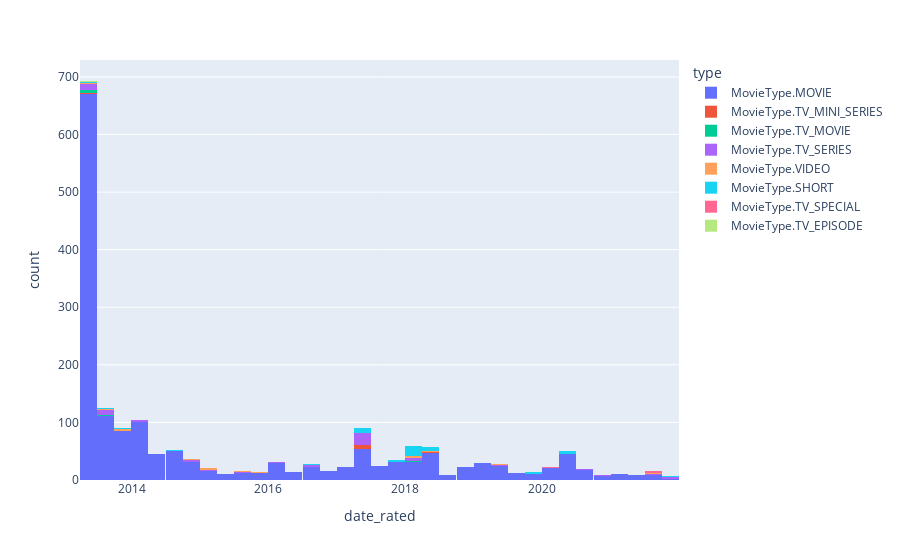

Notebook cell for this chart:
### Code cell
px.histogram(df, x='date_rated', color='type')

### Figure 1 — Plotly figure (JSON) as saved in the notebook; plotly's stock layout.template omitted (floating-point values rounded to 4 significant figures; data arrays with more than 128 entries replaced by an {"elided": "..."} marker saying what was removed)
{"data": [{"alignmentgroup": "True", "bingroup": "x", "hovertemplate": "type=MovieType.MOVIE<br>date_rated=%{x}<br>count=%{y}<extra></extra>", "legendgroup": "MovieType.MOVIE", "marker": {"color": "#636efa", "pattern": {"shape": ""}}, "name": "MovieType.MOVIE", "offsetgroup": "MovieType.MOVIE", "orientation": "v", "showlegend": true, "type": "histogram", "x": {"elided": "1663 str values"}, "xaxis": "x", "yaxis": "y"}, {"alignmentgroup": "True", "bingroup": "x", "hovertemplate": "type=MovieType.TV_MINI_SERIES<br>date_rated=%{x}<br>count=%{y}<extra></extra>", "legendgroup": "MovieType.TV_MINI_SERIES", "marker": {"color": "#EF553B", "pattern": {"shape": ""}}, "name": "MovieType.TV_MINI_SERIES", "offsetgroup": "MovieType.TV_MINI_SERIES", "orientation": "v", "showlegend": true, "type": "histogram", "x": ["2021-06-12", "2013-04-12", "2017-04-25", "2013-05-03", "2017-05-30", "2017-05-30", "2018-04-22", "2017-05-30", "2017-05-30", "2017-05-30"], "xaxis": "x", "yaxis": "y"}, {"alignmentgroup": "True", "bingroup": "x", "hovertemplate": "type=MovieType.TV_MOVIE<br>date_rated=%{x}<br>count=%{y}<extra></extra>", "legendgroup": "MovieType.TV_MOVIE", "marker": {"color": "#00cc96", "pattern": {"shape": ""}}, "name": "MovieType.TV_MOVIE", "offsetgroup": "MovieType.TV_MOVIE", "orientation": "v", "showlegend": true, "type": "histogram", "x": ["2019-07-22", "2013-04-20", "2016-01-20", "2013-09-01", "2018-03-10", "2013-04-13", "2013-06-03", "2013-06-16", "2013-04-11", "2014-03-23", "2017-05-14", "2013-04-19"], "xaxis": "x", "yaxis": "y"}, {"alignmentgroup": "True", "bingroup": "x", "hovertemplate": "type=MovieType.TV_SERIES<br>date_rated=%{x}<br>count=%{y}<extra></extra>", "legendgroup": "MovieType.TV_SERIES", "marker": {"color": "#ab63fa", "pattern": {"shape": ""}}, "name": "MovieType.TV_SERIES", "offsetgroup": "MovieType.TV_SERIES", "orientation": "v", "showlegend": true, "type": "histogram", "x": ["2020-08-06", "2021-10-21", "2018-03-24", "2021-07-19", "2013-04-11", "2016-02-08", "2020-10-31", "2016-03-25", "2017-05-28", "2013-04-12", "2021-08-24", "2015-03-07", "2017-06-13", "2017-05-30", "2017-05-30", "2013-09-29", "2017-05-30", "2017-06-15", "2017-05-30", "2016-07-01", "2014-10-27", "2015-09-01", "2015-06-15", "2017-05-30", "2014-12-16", "2013-04-12", "2016-07-17", "2015-09-01", "2014-12-16", "2016-11-14", "2017-05-30", "2017-05-30", "2017-05-30", "2017-05-30", "2013-04-28", "2013-05-14", "2014-02-02", "2014-02-02", "2017-09-30", "2017-05-05", "2013-07-20", "2013-09-11", "2021-12-23", "2013-08-18", "2014-01-09", "2017-05-30", "2016-07-21", "2017-11-01", "2013-04-15", "2013-04-11", "2017-05-30", "2018-02-26", "2017-05-30", "2018-03-04", "2017-06-12", "2017-05-30", "2021-12-06", "2017-05-30", "2017-05-30", "2021-12-23", "2013-08-24", "2018-02-25", "2013-09-04", "2021-01-14", "2020-02-09", "2013-05-05", "2018-02-11", "2013-09-30", "2013-07-20", "2013-04-10", "2019-05-12"], "xaxis": "x", "yaxis": "y"}, {"alignmentgroup": "True", "bingroup": "x", "hovertemplate": "type=MovieType.VIDEO<br>date_rated=%{x}<br>count=%{y}<extra></extra>", "legendgroup": "MovieType.VIDEO", "marker": {"color": "#FFA15A", "pattern": {"shape": ""}}, "name": "MovieType.VIDEO", "offsetgroup": "MovieType.VIDEO", "orientation": "v", "showlegend": true, "type": "histogram", "x": ["2013-12-11", "2019-12-08", "2013-12-14", "2013-05-27", "2013-09-16", "2014-10-03", "2017-04-28", "2015-10-12", "2018-01-10", "2014-10-03", "2014-10-03", "2013-08-04", "2017-03-08", "2013-04-11", "2015-01-23", "2015-01-23", "2018-02-20", "2013-11-23", "2015-01-23", "2015-08-30", "2018-02-20", "2018-02-19", "2018-06-13", "2021-08-15", "2021-08-15", "2018-06-13", "2019-06-13", "2013-06-18", "2013-08-19"], "xaxis": "x", "yaxis": "y"}, {"alignmentgroup": "True", "bingroup": "x", "hovertemplate": "type=MovieType.SHORT<br>date_rated=%{x}<br>count=%{y}<extra></extra>", "legendgroup": "MovieType.SHORT", "marker": {"color": "#19d3f3", "pattern": {"shape": ""}}, "name": "MovieType.SHORT", "offsetgroup": "MovieType.SHORT", "orientation": "v", "showlegend": true, "type": "histogram", "x": ["2020-05-17", "2019-12-16", "2017-05-30", "2013-06-18", "2020-04-12", "2018-01-31", "2017-05-30", "2014-03-03", "2020-06-03", "2017-05-30", "2018-02-20", "2021-10-04", "2013-06-18", "2017-06-12", "2014-06-19", "2018-02-20", "2013-11-12", "2018-01-31", "2018-02-06", "2020-06-03", "2017-11-23", "2019-12-16", "2018-03-18", "2018-01-31", "2013-09-08", "2017-05-28", "2018-02-22", "2018-01-31", "2018-02-11", "2019-11-24", "2017-05-31", "2019-06-13", "2016-08-01", "2016-08-21", "2018-02-20", "2018-04-01", "2013-10-29", "2018-04-20", "2017-10-23", "2018-04-20", "2018-02-20", "2018-04-02", "2017-05-30", "2020-05-16", "2018-04-24", "2018-04-01", "2018-02-20", "2018-04-01", "2018-02-03", "2017-05-31", "2014-09-26", "2021-10-17", "2018-02-20", "2018-02-20", "2018-02-19", "2017-05-31"], "xaxis": "x", "yaxis": "y"}, {"alignmentgroup": "True", "bingroup": "x", "hovertemplate": "type=MovieType.TV_SPECIAL<br>date_rated=%{x}<br>count=%{y}<extra></extra>", "legendgroup": "MovieType.TV_SPECIAL", "marker": {"color": "#FF6692", "pattern": {"shape": ""}}, "name": "MovieType.TV_SPECIAL", "offsetgroup": "MovieType.TV_SPECIAL", "orientation": "v", "showlegend": true, "type": "histogram", "x": ["2021-07-24", "2021-09-15", "2021-07-24", "2020-01-26", "2018-05-21"], "xaxis": "x", "yaxis": "y"}, {"alignmentgroup": "True", "bingroup": "x", "hovertemplate": "type=MovieType.TV_EPISODE<br>date_rated=%{x}<br>count=%{y}<extra></extra>", "legendgroup": "MovieType.TV_EPISODE", "marker": {"color": "#B6E880", "pattern": {"shape": ""}}, "name": "MovieType.TV_EPISODE", "offsetgroup": "MovieType.TV_EPISODE", "orientation": "v", "showlegend": true, "type": "histogram", "x": ["2013-04-11"], "xaxis": "x", "yaxis": "y"}], "layout": {"barmode": "relative", "legend": {"title": {"text": "type"}, "tracegroupgap": 0}, "margin": {"t": 60}, "xaxis": {"anchor": "y", "domain": [0, 1], "title": {"text": "date_rated"}}, "yaxis": {"anchor": "x", "domain": [0, 1], "title": {"text": "count"}}}}
